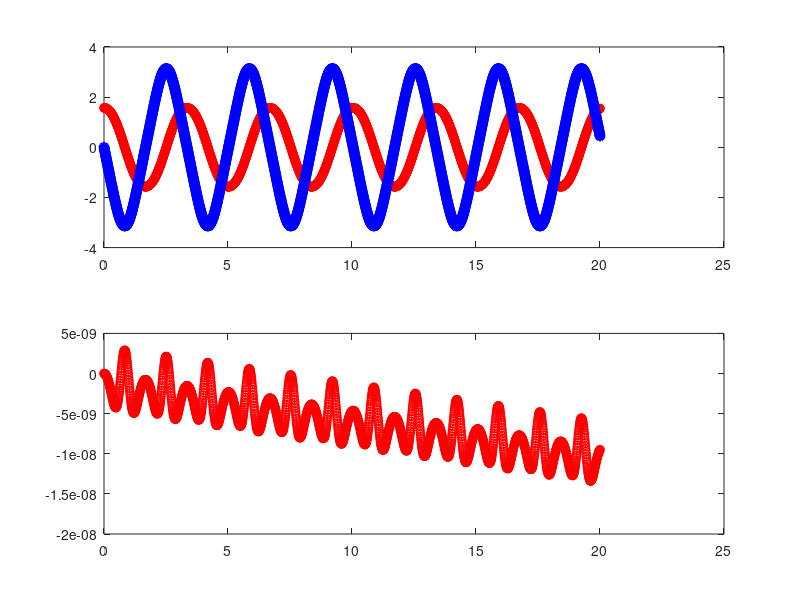

Write the MATLAB code that produced this figure.
%
% Solve the pendulum ODE
%
% theta' = omega
% omega' = -g/ell * sin(theta)
%
% using RK4 scheme
%
% theta(k+1/2) = theta(k)+(dt/2)*omega(k)
% omega(k+1/2) = omega(k)-(dt/2)*(g/ell)*sin(theta(k))
%
% theta(k+1) = theta(k)+dt*omega(k+1/2)
% omega(k+1) = omega(k)-dt*(g/ell)*sin(theta(k+1/2))
%
T_max = 20;
g     = 9.81;
ell   = 2;
%
% mesh point
%
%
% set initial data
%
t     = [0];
theta = [pi/2];
omega = [0];
%
% Advance
%
ODE = @(X) [X(2); -g/ell * sin(X(1))];
dt = 0.01;
while t(end) < T_max
  X0 = [theta(end);omega(end)];
  K1 = dt*ODE(X0);
  K2 = dt*ODE(X0+K1/2);
  K3 = dt*ODE(X0+K2/2);
  K4 = dt*ODE(X0+K3);
  X1 = X0+(1/6)*(K1+K4)+(1/3)*(K2+K3);
  % append solution
  t(end+1)     = t(end) + dt;
  theta(end+1) = X1(1);
  omega(end+1) = X1(2);
end
%
% plot
%
close all;
subplot(2,1,1);
% plot a red circle with the exact solution
hold off
plot( t, theta, 'o-', 'LineWidth', 1, 'Color', 'red' );
hold on
plot( t, omega, 'o-', 'LineWidth', 2, 'Color', 'blue' );

subplot(2,1,2);
% plot a red circle with the exact solution
E = (1/2)*omega.^2-(g/ell)*cos(theta);
plot( t, E, 'o-', 'LineWidth', 1, 'Color', 'red' );
